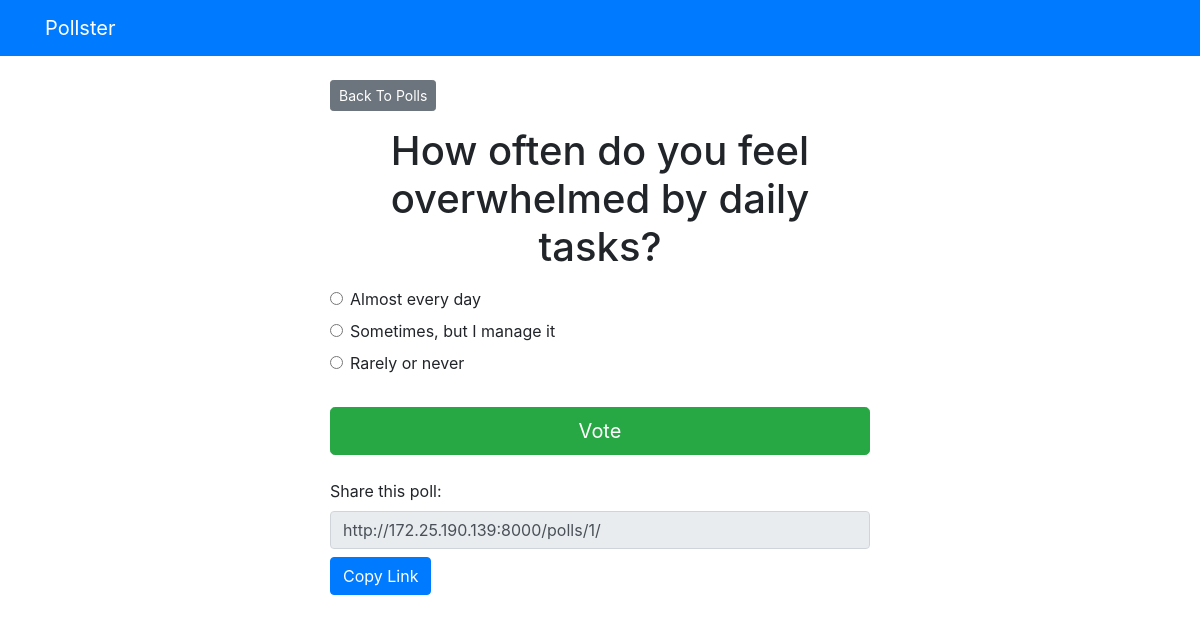
The app's page /polls/1/ (signed in) with its own data.
### polls/models.py (models this page shows, shortened)
class Question(models.Model):
    question_text = models.CharField(max_length=200)
    pub_date = models.DateTimeField('date published')

class Choice(models.Model):
    question = models.ForeignKey(Question, on_delete=models.CASCADE)
    choice_text = models.CharField(max_length=200)
    votes = models.IntegerField(default=0)

### polls/views.py (the view)
# urls.py: path('<int:question_id>/', views.detail, name='detail'),
@login_required
def detail(request, question_id):
    question = get_object_or_404(Question, pk=question_id)
    return render(request, 'polls/detail.html', {'question': question, 'request': request})

### templates/polls/detail.html (shortened to what this page needs)
{% extends 'base.html' %}
{% block content %}
<a class="btn btn-secondary btn-sm mb-3" href="{% url 'polls:index' %}">Back To Polls</a>
<h1 class="text-center mb-3">{{ question.question_text }}</h1>
<form action="{% url 'polls:vote' question.id %}" method="post">
    {% for choice in question.choice_set.all %}
        <div class="form-check">
            <input
                type="radio"
                name="choice"
                class="form-check-input"
                id="choice{{ forloop.counter }}"
                value="{{ choice.id }}"
            />
            <label for="choice{{ forloop.counter }}">{{ choice.choice_text }}</label>
        </div>
    {% endfor %}
    <input type="submit" value="Vote" class="btn btn-success btn-lg btn-block mt-4" />
</form>
<div class="mt-4">
    <label for="shareable-link">Share this poll:</label>
    <input type="text" id="shareable-link" class="form-control" value="http://172.25.190.139:8000{% url 'polls:detail' question.id %}" readonly>
    <button class="btn btn-primary mt-2" onclick="copyLink()">Copy Link</button>
</div>
{% endblock %}

### records on screen
Question: question_text "How often do you feel overwhelmed by daily tasks?", id "http://172.25.190.139:8000/polls/1/"
Choice: choice_text "Almost every day"
Choice: choice_text "Sometimes, but I manage it"
Choice: choice_text "Rarely or never"
